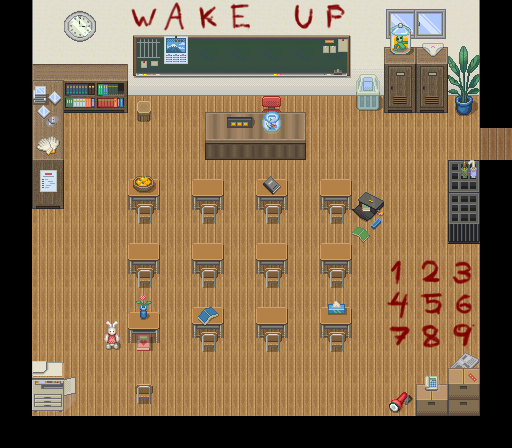

Below is a game level as drawn by its tile map, then a one-line description and the .tmx that defines it (tile-layer data replaced by summaries):
An orthogonal 16x14 tile map with 32x32 px tiles, 16 tile layers (Floor, Floor2, collision, collision2, ...), 7 tilesets and 34 objects (alien, trashcan, cd, shelf-notice, printer, ...).

<map version="1.0" tiledversion="2018.01.23" orientation="orthogonal" renderorder="right-down" width="16" height="14" tilewidth="32" tileheight="32" infinite="0" nextobjectid="71">
 <tileset firstgid="1" name="ST-Schl-I02" tilewidth="32" tileheight="32" tilecount="400" columns="8">
  <image source="../sprites/environment/ST-Schl-I02.png" trans="ffffff" width="256" height="1600" />
 </tileset>
 <tileset firstgid="401" name="ST-Office-I01" tilewidth="32" tileheight="32" tilecount="464" columns="8">
  <image source="../sprites/environment/ST-Office-I01.png" trans="ffffff" width="256" height="1856" />
 </tileset>
 <tileset firstgid="865" name="ST-Libry-I01" tilewidth="32" tileheight="32" tilecount="400" columns="8">
  <image source="../sprites/environment/ST-Libry-I01.png" trans="ffffff" width="256" height="1600" />
 </tileset>
 <tileset firstgid="1265" name="blood_alphabet__read_description_by_multimouths-d9s7kxd" tilewidth="32" tileheight="32" tilecount="96" columns="12">
  <image source="../sprites/environment/blood_alphabet__read_description_by_multimouths-d9s7kxd.png" trans="ffffff" width="384" height="256" />
 </tileset>
 <tileset firstgid="1361" name="ST-Room-I02" tilewidth="32" tileheight="32" tilecount="280" columns="8">
  <image source="../sprites/environment/ST-Room-I02.png" width="256" height="1120" />
 </tileset>
 <tileset firstgid="1641" name="nastu1" tilewidth="32" tileheight="32" tilecount="12" columns="4">
  <image source="../sprites/items/nastu1.png" width="128" height="96" />
 </tileset>
 <tileset firstgid="1653" name="hinanset01" tilewidth="32" tileheight="32" tilecount="20" columns="4">
  <image source="../sprites/items/hinanset01.png" width="128" height="160" />
 </tileset>
 <layer name="Floor" width="16" height="14">
  <data>[224 cells, 141 non-empty, 2 distinct tile ids]</data>
 </layer>
 <layer name="Floor2" width="16" height="14">
  <data>[224 cells, 14 non-empty, 9 distinct tile ids]</data>
 </layer>
 <layer name="collision" width="16" height="14">
  <properties>
   <property name="collidable" type="bool" value="true" />
  </properties>
  <data>[224 cells, 100 non-empty, 25 distinct tile ids]</data>
 </layer>
 <layer name="collision2" width="16" height="14">
  <properties>
   <property name="collidable" type="bool" value="true" />
  </properties>
  <data>[224 cells, 44 non-empty, 23 distinct tile ids]</data>
 </layer>
 <layer name="temp" width="16" height="14">
  <properties>
   <property name="collidable" type="bool" value="true" />
  </properties>
  <data>[224 cells, 2 non-empty, 2 distinct tile ids]</data>
 </layer>
 <layer name="collision3" width="16" height="14">
  <properties>
   <property name="collidable" type="bool" value="true" />
  </properties>
  <data>[224 cells, 4 non-empty, 4 distinct tile ids]</data>
 </layer>
 <layer name="numbers" width="16" height="14">
  <data>[224 cells, 9 non-empty, 9 distinct tile ids]</data>
 </layer>
 <layer name="rabbit" width="16" height="14">
  <properties>
   <property name="collidable" type="bool" value="true" />
  </properties>
  <data>[224 cells, 1 non-empty, 1 distinct tile ids]</data>
 </layer>
 <layer name="stool" width="16" height="14">
  <properties>
   <property name="collidable" type="bool" value="true" />
  </properties>
  <data>[224 cells, 1 non-empty, 1 distinct tile ids]</data>
 </layer>
 <layer name="plant" width="16" height="14">
  <properties>
   <property name="collidable" type="bool" value="true" />
  </properties>
  <data>[224 cells, 3 non-empty, 3 distinct tile ids]</data>
 </layer>
 <layer name="flashlight" width="16" height="14">
  <data>[224 cells, 1 non-empty, 1 distinct tile ids]</data>
 </layer>
 <layer name="gloves" width="16" height="14">
  <data>[224 cells, 1 non-empty, 1 distinct tile ids]</data>
 </layer>
 <objectgroup name="items" visible="0">
  <object id="31" name="alien" x="383.5" y="80.5" width="32" height="32" />
  <object id="32" name="trashcan" x="351" y="80.5" width="32" height="32" />
  <object id="33" name="cd" x="30.5" y="106.5" width="32" height="32" />
  <object id="34" name="shelf-notice" x="32" y="182" width="32" height="32" />
  <object id="35" name="printer" x="32" y="374.5" width="35.5" height="40.5" />
  <object id="36" name="rabbit" x="94.5" y="319.5" width="33" height="34" />
  <object id="37" name="diary" x="128" y="328" width="30" height="29" />
  <object id="38" name="flowers" x="128" y="295" width="30" height="19" />
  <object id="39" name="newspaper" x="448.5" y="346" width="30" height="32" />
  <object id="42" name="phone" x="417" y="371.5" width="30" height="32" />
  <object id="44" name="umbrella2" x="448.5" y="192" width="30" height="32" />
  <object id="45" name="locker" x="417" y="80.5" width="30" height="32" />
  <object id="46" name="umbrella1" x="449" y="153" width="30" height="38.5" />
  <object id="47" name="fishbowl" x="257" y="113" width="30" height="28.5" />
  <object id="48" name="nameplate" x="224.5" y="114.5" width="30" height="26.5" />
  <object id="49" name="blue-book" x="193" y="303.5" width="30" height="32" />
  <object id="50" name="tissue-box" x="321" y="297.5" width="30" height="32" />
  <object id="51" name="girl-chair" x="128" y="381.5" width="30" height="32" />
  <object id="52" name="bookbag" x="352.5" y="192" width="30" height="46" />
  <object id="53" name="gray-book" x="257.5" y="177" width="30" height="32" />
  <object id="54" name="citrus" x="129" y="174" width="30" height="32" />
  <object id="56" name="chart" x="132" y="50.5" width="30" height="32" />
  <object id="57" name="calendar" x="163.5" y="52" width="30" height="32" />
  <object id="58" name="note" x="319.5" y="61" width="30" height="32" />
  <object id="59" name="door" x="479.5" y="128" width="30" height="32" />
  <object id="60" name="plant" x="448" y="80.5" width="30" height="32" />
  <object id="61" name="switch" x="448.5" y="51" width="30" height="32" />
  <object id="62" name="bookshelf2" x="96.5" y="77.5" width="30" height="32" />
  <object id="63" name="bookshelf1" x="65" y="78" width="30" height="32" />
  <object id="64" name="red-chair" x="257.5" y="82" width="30" height="32" />
  <object id="68" name="stool" x="129.5" y="92.5" width="30" height="32" />
  <object id="69" name="gloves" x="32.5" y="138" width="30" height="32" />
  <object id="70" name="flashlight" x="384.5" y="384" width="30" height="32" />
 </objectgroup>
 <objectgroup name="pl">
  <object id="7" name="player" x="129" y="139.5" width="32" height="32">
   <properties>
    <property name="collidable" type="bool" value="false" />
   </properties>
  </object>
 </objectgroup>
 <layer name="Deco" width="16" height="14">
  <data>[224 cells, 21 non-empty, 11 distinct tile ids]</data>
 </layer>
 <layer name="Deco2" width="16" height="14">
  <data>[224 cells, 2 non-empty, 2 distinct tile ids]</data>
 </layer>
 <layer name="Offset" width="16" height="14" offsetx="0" offsety="10">
  <data>[224 cells, 8 non-empty, 8 distinct tile ids]</data>
 </layer>
 <layer name="Blood" width="16" height="14">
  <data>[224 cells, 6 non-empty, 6 distinct tile ids]</data>
 </layer>
</map>
